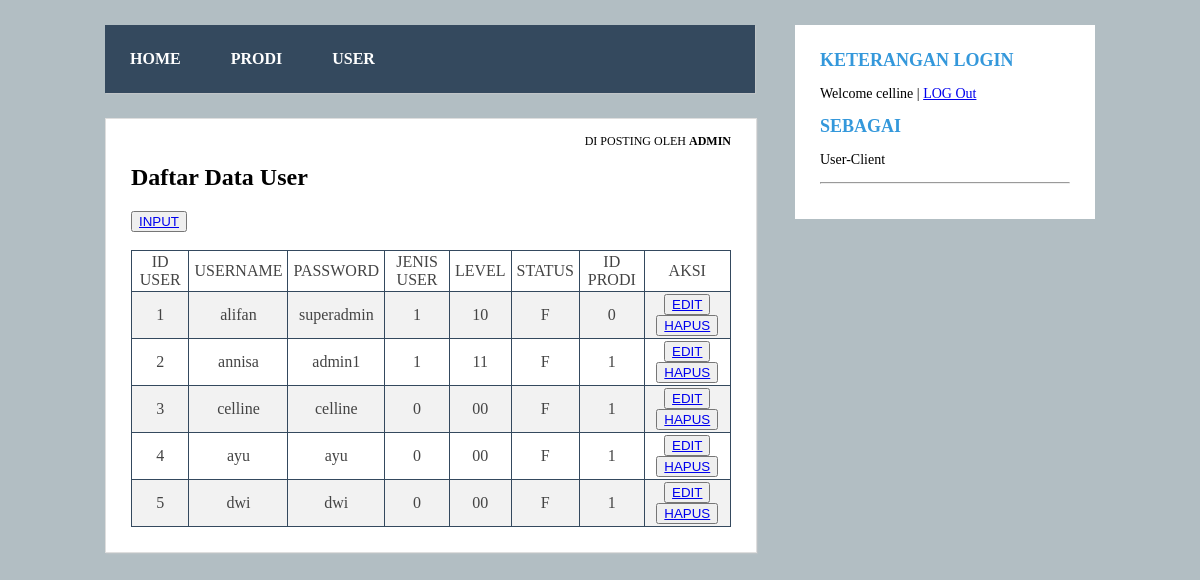
Page /datauser.php (signed in) on the committed database.
### tables this page shows
CREATE TABLE `user` (
  `iduser` int(11) NOT NULL,
  `username` varchar(50) NOT NULL,
  `password` varchar(50) NOT NULL,
  `jenisuser` enum('0','1') NOT NULL,
  `level` enum('00','10','11') NOT NULL,
  `status` enum('F','T') NOT NULL,
  `idprodi` int(11) NOT NULL
);

### datauser.php (the view, shortened to what this page needs)
<html>
<head>
	<link rel="stylesheet" type="text/css" href="style.css">
</head>
<body>
	<div class="wrap">
		<nav class="menu">
			<ul>
				<li>
					<a href="halaman_admin.php">Home</a>
				</li>
				<li>
					<a href="dataprodi.php">PRODI</a>
				</li>
				<li>
					<a href="datauser.php">USER</a>
				</li>
			</ul>
		</nav>
		<aside class="sidebar">
			<div class="widget">
				<h2>Keterangan Login</h2>
				<p>
    			<?php echo "Welcome " . $_SESSION['username'] . " | <a href=sistem.php?op=out>LOG Out</a>"; ?>
				</p>
				<h2>Sebagai</h2>
				<p><?php
   					 if ($_SESSION['jenisuser'] == '0') {
   					     $ju = 'User-Client';
 				   } else {
     					 $ju = 'User-Admin';
   					}
   					 echo $ju . '<hr>';
   					 ?></p>
			</div>
					</aside>
		<div class="blog">
			<div class="conteudo">
				<div class="post-info">
					Di Posting Oleh <b>Admin</b>
				</div>
<?php
$hub = open_connection();
$a = @$_GET["a"];
	switch ($a) {
		default:
		read_data();
			break;
	}
?>
<?php
function read_data()
{
	global $hub;
	$query = "select * from  user";
	$result = mysqli_query($hub, $query);?>
	<h2>Daftar Data User</h2>
	<table border="1" cellpadding="2" class="table1">
	<button><a href="datauser.php?a=input">INPUT</a></button>
	<br><br>
		<tr class="re">
			<td>ID USER</td>
			<td>USERNAME</td>
			<td>PASSWORD</td>
			<td>JENIS USER</td>
			<td>LEVEL</td>
			<td>STATUS</td>
			<td>ID PRODI</td>
			<TD>AKSI</TD>
		</tr>
<?php while ($row=mysqli_fetch_array($result)) {?>
	<tr>
	<td><?php echo $row['iduser'];?></td>
	<td><?php echo $row['username'];?></td>
	<td><?php echo $row['password'];?></td>
	<td><?php echo $row['jenisuser'];?></td>
	<td><?php echo $row['level'];?></td>
	<td><?php echo $row['status'];?></td>
	<td><?php echo $row['idprodi'];?></td>
	<td>
		<BUTTON><a href="datauser.php?a=edit&id=<?php echo $row['iduser'];?>">EDIT</a></BUTTON>
		<BUTTON><a href="datauser.php?a=delete&id=<?php echo $row['iduser'];?>">HAPUS</a></BUTTON>
	</td>
	</tr>
	<?php } ?>
	</table>
	<?php } ?>
			</div>
		</div>
	</div>
</body>
</html>

### style.css (style rules this page uses)
.table1 { font-family: cambria; color: #444; border-collapse: collapse; width: 100%; border: 2px #34495e; }
.table1, th, td { padding: 2px 5px; text-align: center; }
.table1 tr:nth-child(even) { background-color: #f2f2f2; }
body { background: #b2bec3; margin:10; font-family: 'cambria', cambria; }
.wrap { width: 990px; margin:25px auto; }
nav.menu ul { overflow:hidden; color:#fff; list-style: none; float:left; padding:0; width: 650px; margin:0 0 0; background: #34495e; -webkit-box-shadow: 1px 1px 1px 0px rgba(204,204,204,0.55); -moz-box-shadow: 1px 1px 1px 0px rgba(204,204,204,0.55); box-shadow: 1px 1px 1px 0px rgba(204,204,204,0.55); }
nav.menu ul li { margin:0; float:left; }
nav.menu ul a { padding:25px; display:block; font-weight:600; font-size: 16px; color:#fff; text-transform: uppercase; transition: all 0.5s ease; text-decoration: none; }
.sidebar { float:right; width:300px; }
.sidebar .widget { padding:25px; margin:0 0 25px; background:#fff; border-bottom: 2px solid #fff; transition: all 0.5s ease; }
.sidebar .widget h2 { padding:0; margin:0 0 15px; color:#3498db; font-size: 18px; font-weight:800; text-transform: uppercase; }
.sidebar .widget p { font-size: 14px; }
.blog { float:left; }
.conteudo { width:600px; padding:25px; margin:25px auto; background: #fff; border:1px solid #dedede; -webkit-box-shadow: 1px 1px 1px 0px rgba(204,204,204,0.35); -moz-box-shadow: 1px 1px 1px 0px rgba(204,204,204,0.35); box-shadow: 1px 1px 1px 0px rgba(204,204,204,0.35); }
.post-info { float: right; font-size: 12px; margin: -10px 0 15px; text-transform: uppercase; }

### rows in the picture
user: iduser "1", username "alifan", password "superadmin", jenisuser "1", level "10", status "F", idprodi "0"
user: iduser "2", username "annisa", password "admin1", jenisuser "1", level "11", status "F", idprodi "1"
user: iduser "3", username "celline", password "celline", jenisuser "0", level "00", status "F", idprodi "1"
user: iduser "4", username "ayu", password "ayu", jenisuser "0", level "00", status "F", idprodi "1"
user: iduser "5", username "dwi", password "dwi", jenisuser "0", level "00", status "F", idprodi "1"

### other values in the picture
$_SESSION['username'] "celline"
$ju "User-Client"
